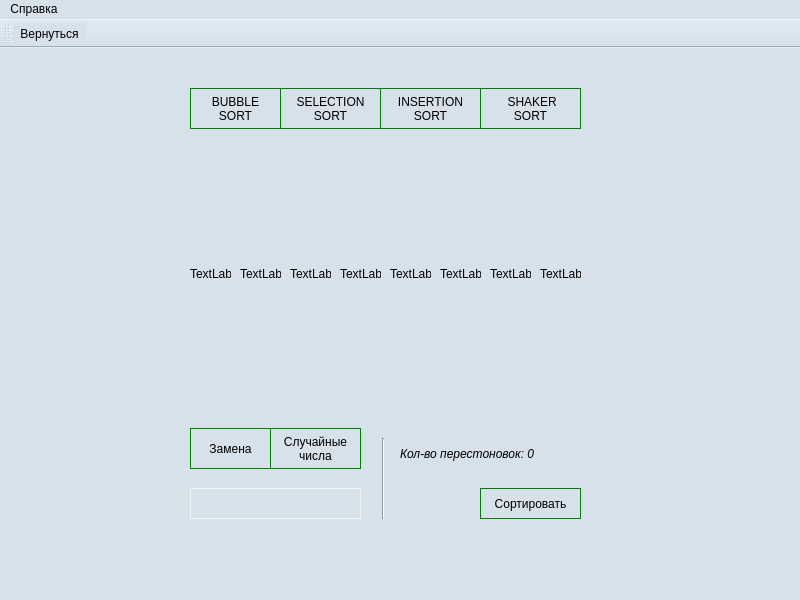
<?xml version="1.0" encoding="UTF-8"?>
<ui version="4.0">
 <class>SortWindow2</class>
 <widget class="QMainWindow" name="SortWindow2">
  <property name="geometry">
   <rect>
    <x>0</x>
    <y>0</y>
    <width>800</width>
    <height>600</height>
   </rect>
  </property>
  <property name="windowTitle">
   <string>MainWindow</string>
  </property>
  <property name="styleSheet">
   <string notr="true">background: #D7E1E9;</string>
  </property>
  <widget class="QWidget" name="centralwidget">
   <widget class="QLabel" name="label">
    <property name="geometry">
     <rect>
      <x>190</x>
      <y>130</y>
      <width>41</width>
      <height>191</height>
     </rect>
    </property>
    <property name="text">
     <string>TextLabel</string>
    </property>
   </widget>
   <widget class="QLabel" name="label_10">
    <property name="geometry">
     <rect>
      <x>400</x>
      <y>390</y>
      <width>221</width>
      <height>31</height>
     </rect>
    </property>
    <property name="styleSheet">
     <string notr="true"> font-style: italic;</string>
    </property>
    <property name="text">
     <string>Кол-во перестоновок: 0</string>
    </property>
   </widget>
   <widget class="Line" name="line">
    <property name="geometry">
     <rect>
      <x>373</x>
      <y>390</y>
      <width>20</width>
      <height>81</height>
     </rect>
    </property>
    <property name="orientation">
     <enum>Qt::Vertical</enum>
    </property>
   </widget>
   <widget class="QLabel" name="label_4">
    <property name="geometry">
     <rect>
      <x>340</x>
      <y>130</y>
      <width>41</width>
      <height>191</height>
     </rect>
    </property>
    <property name="text">
     <string>TextLabel</string>
    </property>
   </widget>
   <widget class="QLabel" name="label_7">
    <property name="geometry">
     <rect>
      <x>490</x>
      <y>130</y>
      <width>41</width>
      <height>191</height>
     </rect>
    </property>
    <property name="text">
     <string>TextLabel</string>
    </property>
   </widget>
   <widget class="QLabel" name="label_5">
    <property name="geometry">
     <rect>
      <x>390</x>
      <y>130</y>
      <width>41</width>
      <height>191</height>
     </rect>
    </property>
    <property name="text">
     <string>TextLabel</string>
    </property>
   </widget>
   <widget class="QLabel" name="label_6">
    <property name="geometry">
     <rect>
      <x>440</x>
      <y>130</y>
      <width>41</width>
      <height>191</height>
     </rect>
    </property>
    <property name="text">
     <string>TextLabel</string>
    </property>
   </widget>
   <widget class="QLabel" name="label_3">
    <property name="geometry">
     <rect>
      <x>290</x>
      <y>130</y>
      <width>41</width>
      <height>191</height>
     </rect>
    </property>
    <property name="text">
     <string>TextLabel</string>
    </property>
   </widget>
   <widget class="QLabel" name="label_8">
    <property name="geometry">
     <rect>
      <x>540</x>
      <y>130</y>
      <width>41</width>
      <height>191</height>
     </rect>
    </property>
    <property name="text">
     <string>TextLabel</string>
    </property>
   </widget>
   <widget class="QPushButton" name="pushButton_11">
    <property name="geometry">
     <rect>
      <x>480</x>
      <y>440</y>
      <width>101</width>
      <height>31</height>
     </rect>
    </property>
    <property name="styleSheet">
     <string notr="true"> border: 1px solid green;</string>
    </property>
    <property name="text">
     <string>Сортировать</string>
    </property>
   </widget>
   <widget class="QLabel" name="label_9">
    <property name="geometry">
     <rect>
      <x>330</x>
      <y>340</y>
      <width>201</width>
      <height>31</height>
     </rect>
    </property>
    <property name="text">
     <string/>
    </property>
   </widget>
   <widget class="QLabel" name="label_2">
    <property name="geometry">
     <rect>
      <x>240</x>
      <y>130</y>
      <width>41</width>
      <height>191</height>
     </rect>
    </property>
    <property name="text">
     <string>TextLabel</string>
    </property>
   </widget>
   <widget class="QLineEdit" name="lineEdit">
    <property name="geometry">
     <rect>
      <x>190</x>
      <y>440</y>
      <width>171</width>
      <height>31</height>
     </rect>
    </property>
    <property name="styleSheet">
     <string notr="true"> border: 1px solid #F1F2F2;
color: grey;
</string>
    </property>
    <property name="text">
     <string/>
    </property>
   </widget>
   <widget class="QLabel" name="label_11">
    <property name="geometry">
     <rect>
      <x>190</x>
      <y>40</y>
      <width>391</width>
      <height>41</height>
     </rect>
    </property>
    <property name="text">
     <string>TextLabel</string>
    </property>
   </widget>
   <widget class="QPushButton" name="pushButton_15">
    <property name="geometry">
     <rect>
      <x>480</x>
      <y>40</y>
      <width>101</width>
      <height>41</height>
     </rect>
    </property>
    <property name="styleSheet">
     <string notr="true"> border: 1px solid green;</string>
    </property>
    <property name="text">
     <string> SHAKER
SORT</string>
    </property>
   </widget>
   <widget class="QPushButton" name="pushButton_17">
    <property name="geometry">
     <rect>
      <x>190</x>
      <y>40</y>
      <width>91</width>
      <height>41</height>
     </rect>
    </property>
    <property name="styleSheet">
     <string notr="true">border: 1px solid green;
</string>
    </property>
    <property name="text">
     <string>BUBBLE
SORT</string>
    </property>
   </widget>
   <widget class="QPushButton" name="pushButton_14">
    <property name="geometry">
     <rect>
      <x>280</x>
      <y>40</y>
      <width>101</width>
      <height>41</height>
     </rect>
    </property>
    <property name="styleSheet">
     <string notr="true"> border: 1px solid green;</string>
    </property>
    <property name="text">
     <string>SELECTION
SORT</string>
    </property>
   </widget>
   <widget class="QPushButton" name="pushButton_16">
    <property name="geometry">
     <rect>
      <x>380</x>
      <y>40</y>
      <width>101</width>
      <height>41</height>
     </rect>
    </property>
    <property name="styleSheet">
     <string notr="true"> border: 1px solid green;</string>
    </property>
    <property name="text">
     <string>INSERTION
SORT</string>
    </property>
   </widget>
   <widget class="QLabel" name="label_12">
    <property name="geometry">
     <rect>
      <x>190</x>
      <y>380</y>
      <width>171</width>
      <height>41</height>
     </rect>
    </property>
    <property name="text">
     <string>TextLabel</string>
    </property>
   </widget>
   <widget class="QPushButton" name="pushButton_12">
    <property name="geometry">
     <rect>
      <x>270</x>
      <y>380</y>
      <width>91</width>
      <height>41</height>
     </rect>
    </property>
    <property name="styleSheet">
     <string notr="true">  border: 1px solid green;</string>
    </property>
    <property name="text">
     <string>Случайные
числа</string>
    </property>
   </widget>
   <widget class="QPushButton" name="pushButton_19">
    <property name="geometry">
     <rect>
      <x>190</x>
      <y>380</y>
      <width>81</width>
      <height>41</height>
     </rect>
    </property>
    <property name="styleSheet">
     <string notr="true">  border: 1px solid green;</string>
    </property>
    <property name="text">
     <string>Замена</string>
    </property>
   </widget>
  </widget>
  <widget class="QMenuBar" name="menubar">
   <property name="geometry">
    <rect>
     <x>0</x>
     <y>0</y>
     <width>800</width>
     <height>22</height>
    </rect>
   </property>
   <widget class="QMenu" name="menu">
    <property name="title">
     <string>Справка</string>
    </property>
    <widget class="QMenu" name="menu_2">
     <property name="title">
      <string>Алгоритмы</string>
     </property>
     <addaction name="actionBUBBLE"/>
     <addaction name="actionSELECTION"/>
     <addaction name="actionINSERTION"/>
     <addaction name="actionMERGE"/>
    </widget>
    <addaction name="menu_2"/>
    <addaction name="action_3"/>
   </widget>
   <addaction name="menu"/>
  </widget>
  <widget class="QStatusBar" name="statusbar"/>
  <widget class="QToolBar" name="toolBar">
   <property name="windowTitle">
    <string>toolBar</string>
   </property>
   <attribute name="toolBarArea">
    <enum>TopToolBarArea</enum>
   </attribute>
   <attribute name="toolBarBreak">
    <bool>false</bool>
   </attribute>
   <addaction name="action"/>
  </widget>
  <action name="action">
   <property name="icon">
    <iconset resource="resource.qrc">
     <normaloff>:/IMG/1.png</normaloff>:/IMG/1.png</iconset>
   </property>
   <property name="text">
    <string>Вернуться</string>
   </property>
   <property name="toolTip">
    <string>Вернуться</string>
   </property>
  </action>
  <action name="actionBUBBLE">
   <property name="text">
    <string>BUBBLE</string>
   </property>
  </action>
  <action name="actionSELECTION">
   <property name="text">
    <string>SELECTION</string>
   </property>
  </action>
  <action name="actionINSERTION">
   <property name="text">
    <string>INSERTION</string>
   </property>
  </action>
  <action name="actionMERGE">
   <property name="text">
    <string>SHAKER</string>
   </property>
   <property name="toolTip">
    <string>SHAKER</string>
   </property>
  </action>
  <action name="action_3">
   <property name="text">
    <string>Использование</string>
   </property>
  </action>
 </widget>
 <resources>
  <include location="resource.qrc"/>
 </resources>
 <connections/>
</ui>
